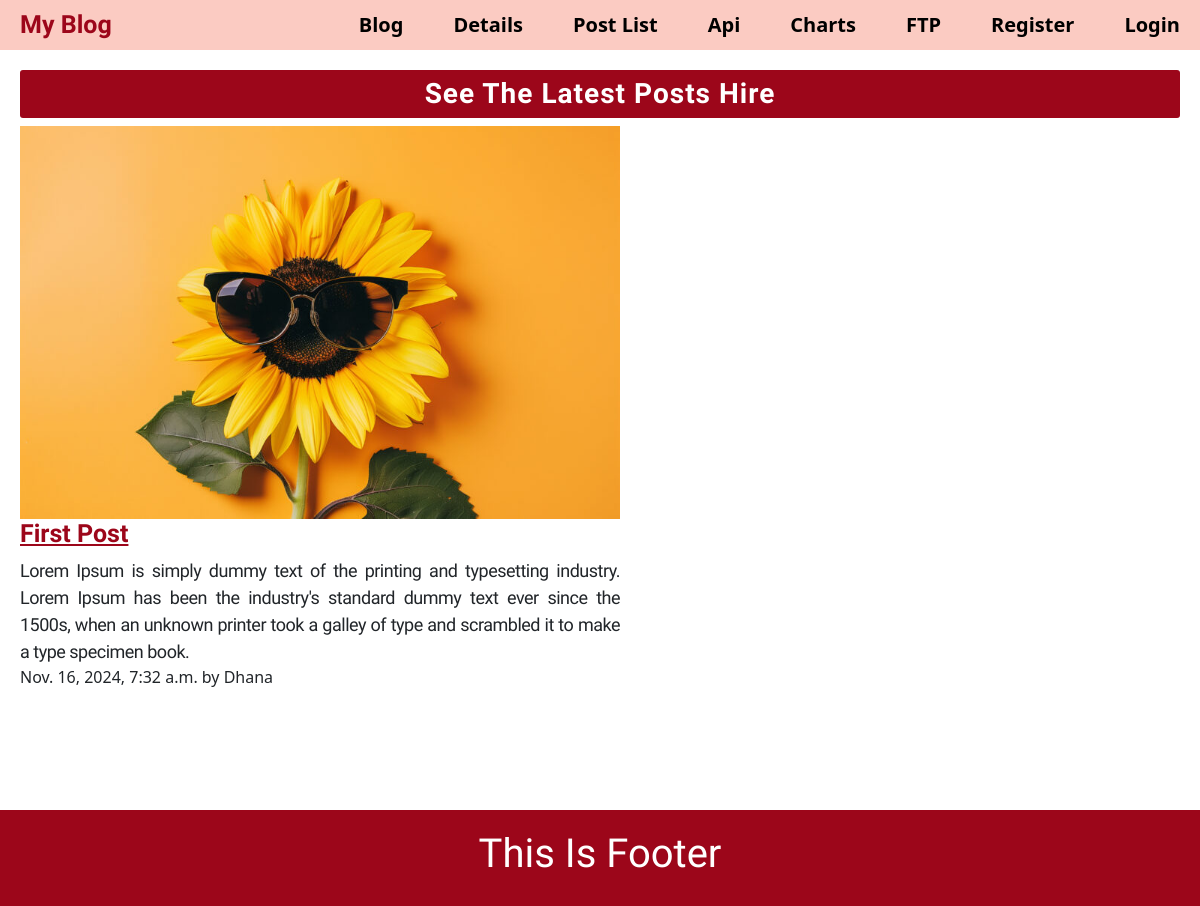
The page /posts/first-post on the database its author committed.
### posts/models.py (models this page shows, shortened)
class Post(models.Model):
    title = models.CharField(max_length=100)
    body = models.TextField()
    slug = models.SlugField()
    date = models.DateTimeField(auto_now_add=True)
    banner = models.ImageField(default='default.jpg', blank=True)
    author = models.ForeignKey(User, on_delete=models.CASCADE, default=None)
    color = ColorField(format="hexa")

### posts/views.py (the view)
# urls.py: path('<slug:slug>', views.post_page, name='page'),
def post_page(request, slug):
    post = Post.objects.get(slug=slug)
    return render(request, 'posts/post_page.html', {'post':post})

### posts/templates/posts/post_page.html (shortened to what this page needs)
{% extends "layout.html" %}
{% block content %}
    <h1 class="heading">See The Latest Posts Hire</h1>
    <section>
        <div class="post_imgDiv">
            <img src="{{post.banner.url}}" class="post_img">
        </div>
        <div class="cart_content">
            <h2 class="post_title">{{post.title}}</h2>
            <p class="post_content">{{post.body}}</p>
            <span class="post_date">{{post.date}} by {{post.author}}</span>
        </div>
    </section>
{% endblock %}

### templates/layout.html (shortened to what this page needs)
{% load static %}
<!DOCTYPE html>
<html>
    <head>
    </head>
    <link rel="stylesheet" href="{% static "css/style.css" %}">
    <link href="https://cdn.jsdelivr.net/npm/bootstrap@5.3.3/dist/css/bootstrap.min.css" rel="stylesheet">
    <body>
        <header>
            <nav>
                <h1 class="navTitle">My Blog</h1>
                <ul>
                    <li><a href="/">Blog</a></li>
                    <li><a href="/about/">Details</a></li>
                    <li><a href="{% url 'posts:list' %}">Post List</a></li>
                    <li><a href="{% url 'api:employee_view' %}">Api</a></li>
                    <li><a href="{% url 'charts:piechart' %}">Charts</a></li>
                    <li><a href="{% url 'ftp:ftp_view' %}">FTP</a></li>
                    {% if user.is_authenticated %}
                        <form action="{% url 'users:logout' %}" method="post">
                            {% csrf_token %}
                            <button class="logoutBtn">Logout</button>
                        </form>
                    {% else %}
                        <li><a href="{% url 'users:register_new' %}">Register</a></li>
                        <li><a href="{% url 'users:login' %}">Login</a></li>
                    {% endif %}
                </ul>
            </nav>
        </header>
        <section class="bodyContent">
            {% block content %}
            {% endblock %}
        </section>
        <footer>
            <h1>This Is Footer</h1>
        </footer>
    </body>
</html>

### static/css/style.css (style rules this page uses)
* { margin: 0px; padding: 0px; }
nav { background: #fbcbc2; display: flex; justify-content: space-between; padding: 10px 20px; align-items: center; }
header { position: sticky !important; top: 0px !important; }
.navTitle { color: #9c061a; font-size: 25px; font-weight: bold; font-family: "Lugrasimo", cursive; margin: 0px !important; }
nav>ul { display: flex; gap: 50px; align-items: center; margin: 0px !important; }
.logoutBtn,nav>ul>li { list-style: none; font-weight: 900; font-size: 20px; margin: 0px; padding: 0px; vertical-align: middle; }
.logoutBtn,nav>ul>li>a { text-decoration: none; color: #000; transition: .3s; }
.bodyContent { padding: 20px; min-height: 95dvh; }
.heading { font-size: 28px; font-weight: bold; font-family: "Akaya Telivigala", system-ui; background: #9c061a; color: #fff; padding: 7px 15px; border-radius: 3px; letter-spacing: 1px; text-align: center; }
footer { background: #9c061a; padding: 20px; text-align: center; color: #fff; font-family: "Akaya Telivigala", system-ui; }
.post_imgDiv { width: 600px; height: auto; }
.post_img { width: 100%; height: 100%; }
.cart_content { width: 600px; }
.post_title { width: 600px; color: #9c061a; font-size: 25px; font-family: "Akaya Telivigala", system-ui; font-weight: bold; text-decoration: underline; }
.post_content,.postDate { width: 600px; font-family: "Edu NSW ACT Foundation", cursive; font-weight: 500; text-align: justify; margin-bottom: 0 !important; font-size: 18px; letter-spacing: -0.5px !important; }
.post_date { width: 600px; }

### rows shown on the page
Post: banner (picture), title "First Post", body "Lorem Ipsum is simply dummy text of the printing and typesetting industry. Lorem Ipsum has been the industry's standard dummy text ever since the 1500s, when an unknown printer took a galley of type and scrambled it to make a type specimen book.", date "Nov. 16, 2024, 7:32 a.m.", author "Dhana"
